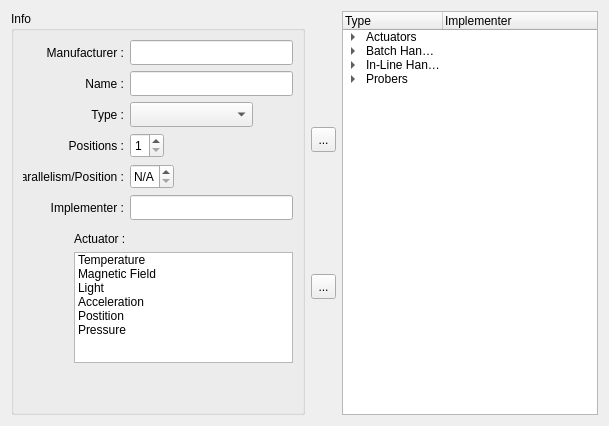
         <widget class="QWidget" name="equipment">
          <attribute name="title">
           <string>Equipment</string>
          </attribute>
          <layout class="QHBoxLayout" name="horizontalLayout_45">
           <item>
            <widget class="QGroupBox" name="groupBox_4">
             <property name="title">
              <string>Info</string>
             </property>
             <layout class="QVBoxLayout" name="verticalLayout_17">
              <item>
               <layout class="QHBoxLayout" name="horizontalLayout_36">
                <item>
                 <widget class="QLabel" name="label_25">
                  <property name="sizePolicy">
                   <sizepolicy hsizetype="Fixed" vsizetype="Fixed">
                    <horstretch>0</horstretch>
                    <verstretch>0</verstretch>
                   </sizepolicy>
                  </property>
                  <property name="minimumSize">
                   <size>
                    <width>101</width>
                    <height>25</height>
                   </size>
                  </property>
                  <property name="maximumSize">
                   <size>
                    <width>101</width>
                    <height>25</height>
                   </size>
                  </property>
                  <property name="layoutDirection">
                   <enum>Qt::LeftToRight</enum>
                  </property>
                  <property name="text">
                   <string>Manufacturer :</string>
                  </property>
                  <property name="alignment">
                   <set>Qt::AlignRight|Qt::AlignTrailing|Qt::AlignVCenter</set>
                  </property>
                 </widget>
                </item>
                <item>
                 <widget class="QLineEdit" name="lineEdit_20">
                  <property name="minimumSize">
                   <size>
                    <width>0</width>
                    <height>25</height>
                   </size>
                  </property>
                  <property name="maximumSize">
                   <size>
                    <width>16777215</width>
                    <height>25</height>
                   </size>
                  </property>
                  <property name="placeholderText">
                   <string/>
                  </property>
                  <property name="clearButtonEnabled">
                   <bool>true</bool>
                  </property>
                 </widget>
                </item>
               </layout>
              </item>
              <item>
               <layout class="QHBoxLayout" name="horizontalLayout_37">
                <item>
                 <widget class="QLabel" name="label_27">
                  <property name="sizePolicy">
                   <sizepolicy hsizetype="Fixed" vsizetype="Fixed">
                    <horstretch>0</horstretch>
                    <verstretch>0</verstretch>
                   </sizepolicy>
                  </property>
                  <property name="minimumSize">
                   <size>
                    <width>101</width>
                    <height>25</height>
                   </size>
                  </property>
                  <property name="maximumSize">
                   <size>
                    <width>101</width>
                    <height>25</height>
                   </size>
                  </property>
                  <property name="layoutDirection">
                   <enum>Qt::LeftToRight</enum>
                  </property>
                  <property name="text">
                   <string>Name :</string>
                  </property>
                  <property name="alignment">
                   <set>Qt::AlignRight|Qt::AlignTrailing|Qt::AlignVCenter</set>
                  </property>
                 </widget>
                </item>
                <item>
                 <widget class="QLineEdit" name="lineEdit_22">
                  <property name="minimumSize">
                   <size>
                    <width>0</width>
                    <height>25</height>
                   </size>
                  </property>
                  <property name="maximumSize">
                   <size>
                    <width>16777215</width>
                    <height>25</height>
                   </size>
                  </property>
                  <property name="placeholderText">
                   <string/>
                  </property>
                  <property name="clearButtonEnabled">
                   <bool>true</bool>
                  </property>
                 </widget>
                </item>
               </layout>
              </item>
              <item>
               <layout class="QHBoxLayout" name="horizontalLayout_38">
                <item>
                 <widget class="QLabel" name="label_24">
                  <property name="sizePolicy">
                   <sizepolicy hsizetype="Fixed" vsizetype="Fixed">
                    <horstretch>0</horstretch>
                    <verstretch>0</verstretch>
                   </sizepolicy>
                  </property>
                  <property name="minimumSize">
                   <size>
                    <width>101</width>
                    <height>25</height>
                   </size>
                  </property>
                  <property name="maximumSize">
                   <size>
                    <width>101</width>
                    <height>25</height>
                   </size>
                  </property>
                  <property name="layoutDirection">
                   <enum>Qt::LeftToRight</enum>
                  </property>
                  <property name="text">
                   <string>Type :</string>
                  </property>
                  <property name="alignment">
                   <set>Qt::AlignRight|Qt::AlignTrailing|Qt::AlignVCenter</set>
                  </property>
                 </widget>
                </item>
                <item>
                 <widget class="QComboBox" name="comboBox_2">
                  <property name="minimumSize">
                   <size>
                    <width>0</width>
                    <height>25</height>
                   </size>
                  </property>
                  <property name="maximumSize">
                   <size>
                    <width>16777215</width>
                    <height>25</height>
                   </size>
                  </property>
                  <item>
                   <property name="text">
                    <string/>
                   </property>
                  </item>
                  <item>
                   <property name="text">
                    <string>Actuator</string>
                   </property>
                  </item>
                  <item>
                   <property name="text">
                    <string>Handler (Batch)</string>
                   </property>
                  </item>
                  <item>
                   <property name="text">
                    <string>Handler (In-Line)</string>
                   </property>
                  </item>
                  <item>
                   <property name="text">
                    <string>Prober (WS)</string>
                   </property>
                  </item>
                 </widget>
                </item>
                <item>
                 <spacer name="horizontalSpacer_20">
                  <property name="orientation">
                   <enum>Qt::Horizontal</enum>
                  </property>
                  <property name="sizeHint" stdset="0">
                   <size>
                    <width>40</width>
                    <height>20</height>
                   </size>
                  </property>
                 </spacer>
                </item>
               </layout>
              </item>
              <item>
               <layout class="QHBoxLayout" name="horizontalLayout_29">
                <item>
                 <widget class="QLabel" name="label_30">
                  <property name="sizePolicy">
                   <sizepolicy hsizetype="Fixed" vsizetype="Fixed">
                    <horstretch>0</horstretch>
                    <verstretch>0</verstretch>
                   </sizepolicy>
                  </property>
                  <property name="minimumSize">
                   <size>
                    <width>101</width>
                    <height>25</height>
                   </size>
                  </property>
                  <property name="maximumSize">
                   <size>
                    <width>101</width>
                    <height>25</height>
                   </size>
                  </property>
                  <property name="layoutDirection">
                   <enum>Qt::LeftToRight</enum>
                  </property>
                  <property name="text">
                   <string>Positions :</string>
                  </property>
                  <property name="alignment">
                   <set>Qt::AlignRight|Qt::AlignTrailing|Qt::AlignVCenter</set>
                  </property>
                 </widget>
                </item>
                <item>
                 <widget class="QSpinBox" name="spinBox_2">
                  <property name="sizePolicy">
                   <sizepolicy hsizetype="Maximum" vsizetype="Fixed">
                    <horstretch>0</horstretch>
                    <verstretch>0</verstretch>
                   </sizepolicy>
                  </property>
                  <property name="minimumSize">
                   <size>
                    <width>0</width>
                    <height>25</height>
                   </size>
                  </property>
                  <property name="maximumSize">
                   <size>
                    <width>16777215</width>
                    <height>25</height>
                   </size>
                  </property>
                  <property name="specialValueText">
                   <string/>
                  </property>
                  <property name="minimum">
                   <number>1</number>
                  </property>
                  <property name="maximum">
                   <number>9</number>
                  </property>
                 </widget>
                </item>
                <item>
                 <spacer name="horizontalSpacer_23">
                  <property name="orientation">
                   <enum>Qt::Horizontal</enum>
                  </property>
                  <property name="sizeHint" stdset="0">
                   <size>
                    <width>40</width>
                    <height>20</height>
                   </size>
                  </property>
                 </spacer>
                </item>
               </layout>
              </item>
              <item>
               <layout class="QHBoxLayout" name="horizontalLayout_39">
                <item>
                 <widget class="QLabel" name="label_28">
                  <property name="sizePolicy">
                   <sizepolicy hsizetype="Fixed" vsizetype="Fixed">
                    <horstretch>0</horstretch>
                    <verstretch>0</verstretch>
                   </sizepolicy>
                  </property>
                  <property name="minimumSize">
                   <size>
                    <width>101</width>
                    <height>25</height>
                   </size>
                  </property>
                  <property name="maximumSize">
                   <size>
                    <width>101</width>
                    <height>25</height>
                   </size>
                  </property>
                  <property name="layoutDirection">
                   <enum>Qt::LeftToRight</enum>
                  </property>
                  <property name="text">
                   <string>Parallelism/Position :</string>
                  </property>
                  <property name="alignment">
                   <set>Qt::AlignRight|Qt::AlignTrailing|Qt::AlignVCenter</set>
                  </property>
                 </widget>
                </item>
                <item>
                 <widget class="QSpinBox" name="spinBox">
                  <property name="sizePolicy">
                   <sizepolicy hsizetype="Maximum" vsizetype="Fixed">
                    <horstretch>0</horstretch>
                    <verstretch>0</verstretch>
                   </sizepolicy>
                  </property>
                  <property name="minimumSize">
                   <size>
                    <width>0</width>
                    <height>25</height>
                   </size>
                  </property>
                  <property name="maximumSize">
                   <size>
                    <width>16777215</width>
                    <height>25</height>
                   </size>
                  </property>
                  <property name="specialValueText">
                   <string>N/A</string>
                  </property>
                  <property name="maximum">
                   <number>16</number>
                  </property>
                 </widget>
                </item>
                <item>
                 <spacer name="horizontalSpacer_19">
                  <property name="orientation">
                   <enum>Qt::Horizontal</enum>
                  </property>
                  <property name="sizeHint" stdset="0">
                   <size>
                    <width>40</width>
                    <height>20</height>
                   </size>
                  </property>
                 </spacer>
                </item>
               </layout>
              </item>
              <item>
               <layout class="QHBoxLayout" name="horizontalLayout_35">
                <item>
                 <widget class="QLabel" name="label_26">
                  <property name="sizePolicy">
                   <sizepolicy hsizetype="Fixed" vsizetype="Fixed">
                    <horstretch>0</horstretch>
                    <verstretch>0</verstretch>
                   </sizepolicy>
                  </property>
                  <property name="minimumSize">
                   <size>
                    <width>101</width>
                    <height>25</height>
                   </size>
                  </property>
                  <property name="maximumSize">
                   <size>
                    <width>101</width>
                    <height>25</height>
                   </size>
                  </property>
                  <property name="layoutDirection">
                   <enum>Qt::LeftToRight</enum>
                  </property>
                  <property name="text">
                   <string>Implementer :</string>
                  </property>
                  <property name="alignment">
                   <set>Qt::AlignRight|Qt::AlignTrailing|Qt::AlignVCenter</set>
                  </property>
                 </widget>
                </item>
                <item>
                 <widget class="QLineEdit" name="lineEdit_21">
                  <property name="minimumSize">
                   <size>
                    <width>0</width>
                    <height>25</height>
                   </size>
                  </property>
                  <property name="maximumSize">
                   <size>
                    <width>16777215</width>
                    <height>25</height>
                   </size>
                  </property>
                  <property name="placeholderText">
                   <string/>
                  </property>
                  <property name="clearButtonEnabled">
                   <bool>true</bool>
                  </property>
                 </widget>
                </item>
               </layout>
              </item>
              <item>
               <layout class="QHBoxLayout" name="horizontalLayout_33">
                <item>
                 <widget class="QLabel" name="label_7">
                  <property name="sizePolicy">
                   <sizepolicy hsizetype="Fixed" vsizetype="Preferred">
                    <horstretch>0</horstretch>
                    <verstretch>0</verstretch>
                   </sizepolicy>
                  </property>
                  <property name="minimumSize">
                   <size>
                    <width>45</width>
                    <height>0</height>
                   </size>
                  </property>
                  <property name="maximumSize">
                   <size>
                    <width>45</width>
                    <height>16777215</height>
                   </size>
                  </property>
                  <property name="text">
                   <string/>
                  </property>
                 </widget>
                </item>
                <item>
                 <layout class="QVBoxLayout" name="verticalLayout_13">
                  <item>
                   <widget class="QLabel" name="label_29">
                    <property name="sizePolicy">
                     <sizepolicy hsizetype="Preferred" vsizetype="Fixed">
                      <horstretch>0</horstretch>
                      <verstretch>0</verstretch>
                     </sizepolicy>
                    </property>
                    <property name="minimumSize">
                     <size>
                      <width>0</width>
                      <height>20</height>
                     </size>
                    </property>
                    <property name="maximumSize">
                     <size>
                      <width>16777215</width>
                      <height>20</height>
                     </size>
                    </property>
                    <property name="layoutDirection">
                     <enum>Qt::LeftToRight</enum>
                    </property>
                    <property name="text">
                     <string>Actuator :</string>
                    </property>
                    <property name="alignment">
                     <set>Qt::AlignBottom|Qt::AlignLeading|Qt::AlignLeft</set>
                    </property>
                   </widget>
                  </item>
                  <item>
                   <widget class="QListWidget" name="listWidget">
                    <property name="sizePolicy">
                     <sizepolicy hsizetype="Expanding" vsizetype="Fixed">
                      <horstretch>0</horstretch>
                      <verstretch>0</verstretch>
                     </sizepolicy>
                    </property>
                    <property name="minimumSize">
                     <size>
                      <width>0</width>
                      <height>111</height>
                     </size>
                    </property>
                    <property name="maximumSize">
                     <size>
                      <width>16777215</width>
                      <height>111</height>
                     </size>
                    </property>
                    <property name="sizeAdjustPolicy">
                     <enum>QAbstractScrollArea::AdjustToContentsOnFirstShow</enum>
                    </property>
                    <property name="showDropIndicator" stdset="0">
                     <bool>false</bool>
                    </property>
                    <item>
                     <property name="text">
                      <string>Temperature</string>
                     </property>
                     <property name="checkState">
                      <enum>Unchecked</enum>
                     </property>
                    </item>
                    <item>
                     <property name="text">
                      <string>Magnetic Field</string>
                     </property>
                     <property name="checkState">
                      <enum>Unchecked</enum>
                     </property>
                    </item>
                    <item>
                     <property name="text">
                      <string>Light</string>
                     </property>
                     <property name="checkState">
                      <enum>Unchecked</enum>
                     </property>
                    </item>
                    <item>
                     <property name="text">
                      <string>Acceleration</string>
                     </property>
                     <property name="checkState">
                      <enum>Unchecked</enum>
                     </property>
                    </item>
                    <item>
                     <property name="text">
                      <string>Postition</string>
                     </property>
                     <property name="checkState">
                      <enum>Unchecked</enum>
                     </property>
                    </item>
                    <item>
                     <property name="text">
                      <string>Pressure</string>
                     </property>
                     <property name="checkState">
                      <enum>Unchecked</enum>
                     </property>
                    </item>
                   </widget>
                  </item>
                 </layout>
                </item>
               </layout>
              </item>
              <item>
               <spacer name="verticalSpacer_6">
                <property name="orientation">
                 <enum>Qt::Vertical</enum>
                </property>
                <property name="sizeHint" stdset="0">
                 <size>
                  <width>20</width>
                  <height>40</height>
                 </size>
                </property>
               </spacer>
              </item>
             </layout>
            </widget>
           </item>
           <item>
            <layout class="QVBoxLayout" name="verticalLayout_12">
             <item>
              <spacer name="verticalSpacer_13">
               <property name="orientation">
                <enum>Qt::Vertical</enum>
               </property>
               <property name="sizeHint" stdset="0">
                <size>
                 <width>20</width>
                 <height>18</height>
                </size>
               </property>
              </spacer>
             </item>
             <item>
              <widget class="QToolButton" name="toolButton_5">
               <property name="minimumSize">
                <size>
                 <width>25</width>
                 <height>25</height>
                </size>
               </property>
               <property name="maximumSize">
                <size>
                 <width>25</width>
                 <height>25</height>
                </size>
               </property>
               <property name="text">
                <string>...</string>
               </property>
              </widget>
             </item>
             <item>
              <spacer name="verticalSpacer_14">
               <property name="orientation">
                <enum>Qt::Vertical</enum>
               </property>
               <property name="sizeHint" stdset="0">
                <size>
                 <width>20</width>
                 <height>18</height>
                </size>
               </property>
              </spacer>
             </item>
             <item>
              <widget class="QToolButton" name="toolButton_6">
               <property name="minimumSize">
                <size>
                 <width>25</width>
                 <height>25</height>
                </size>
               </property>
               <property name="maximumSize">
                <size>
                 <width>25</width>
                 <height>25</height>
                </size>
               </property>
               <property name="text">
                <string>...</string>
               </property>
              </widget>
             </item>
             <item>
              <spacer name="verticalSpacer_15">
               <property name="orientation">
                <enum>Qt::Vertical</enum>
               </property>
               <property name="sizeHint" stdset="0">
                <size>
                 <width>20</width>
                 <height>18</height>
                </size>
               </property>
              </spacer>
             </item>
            </layout>
           </item>
           <item>
            <widget class="QTreeWidget" name="treeWidget_4">
             <column>
              <property name="text">
               <string>Type</string>
              </property>
             </column>
             <column>
              <property name="text">
               <string>Implementer</string>
              </property>
             </column>
             <item>
              <property name="text">
               <string>Actuators</string>
              </property>
              <property name="text">
               <string/>
              </property>
              <item>
               <property name="text">
                <string>Temperature</string>
               </property>
               <property name="text">
                <string/>
               </property>
               <item>
                <property name="text">
                 <string>InTEST</string>
                </property>
                <property name="text">
                 <string/>
                </property>
                <item>
                 <property name="text">
                  <string>ATS-645</string>
                 </property>
                 <property name="text">
                  <string>John</string>
                 </property>
                </item>
                <item>
                 <property name="text">
                  <string>ATS-645</string>
                 </property>
                 <property name="text">
                  <string>Steve</string>
                 </property>
                </item>
               </item>
              </item>
              <item>
               <property name="text">
                <string>Magnetic Field</string>
               </property>
               <property name="text">
                <string/>
               </property>
               <item>
                <property name="text">
                 <string>STL</string>
                </property>
                <property name="text">
                 <string/>
                </property>
                <item>
                 <property name="text">
                  <string>1KW</string>
                 </property>
                 <property name="text">
                  <string>STL</string>
                 </property>
                </item>
                <item>
                 <property name="text">
                  <string>6LW</string>
                 </property>
                 <property name="text">
                  <string>STL</string>
                 </property>
                </item>
               </item>
              </item>
             </item>
             <item>
              <property name="text">
               <string>Batch Handlers</string>
              </property>
              <property name="text">
               <string/>
              </property>
              <item>
               <property name="text">
                <string>Multitest</string>
               </property>
               <property name="text">
                <string/>
               </property>
               <item>
                <property name="text">
                 <string>MT9510</string>
                </property>
                <property name="text">
                 <string>Jeff</string>
                </property>
               </item>
              </item>
              <item>
               <property name="text">
                <string>Rasco</string>
               </property>
               <property name="text">
                <string/>
               </property>
               <item>
                <property name="text">
                 <string>SO1000</string>
                </property>
                <property name="text">
                 <string>Steve</string>
                </property>
               </item>
              </item>
             </item>
             <item>
              <property name="text">
               <string>In-Line Handlers</string>
              </property>
              <property name="text">
               <string/>
              </property>
              <item>
               <property name="text">
                <string>Geringer</string>
               </property>
               <property name="text">
                <string/>
               </property>
               <item>
                <property name="text">
                 <string>G2G</string>
                </property>
                <property name="text">
                 <string>Tom</string>
                </property>
               </item>
               <item>
                <property name="text">
                 <string>G3G</string>
                </property>
                <property name="text">
                 <string>Yup</string>
                </property>
               </item>
              </item>
             </item>
             <item>
              <property name="text">
               <string>Probers</string>
              </property>
              <property name="text">
               <string/>
              </property>
              <item>
               <property name="text">
                <string>TEL</string>
               </property>
               <item>
                <property name="text">
                 <string>Precio Octo</string>
                </property>
                <property name="text">
                 <string>Peter</string>
                </property>
               </item>
              </item>
              <item>
               <property name="text">
                <string>Accretech</string>
               </property>
               <item>
                <property name="text">
                 <string>PM90</string>
                </property>
                <property name="text">
                 <string>Frank</string>
                </property>
               </item>
              </item>
              <item>
               <property name="text">
                <string>electroglas</string>
               </property>
               <item>
                <property name="text">
                 <string>EG2000</string>
                </property>
                <property name="text">
                 <string>Carl</string>
                </property>
               </item>
              </item>
             </item>
            </widget>
           </item>
          </layout>
         </widget>
